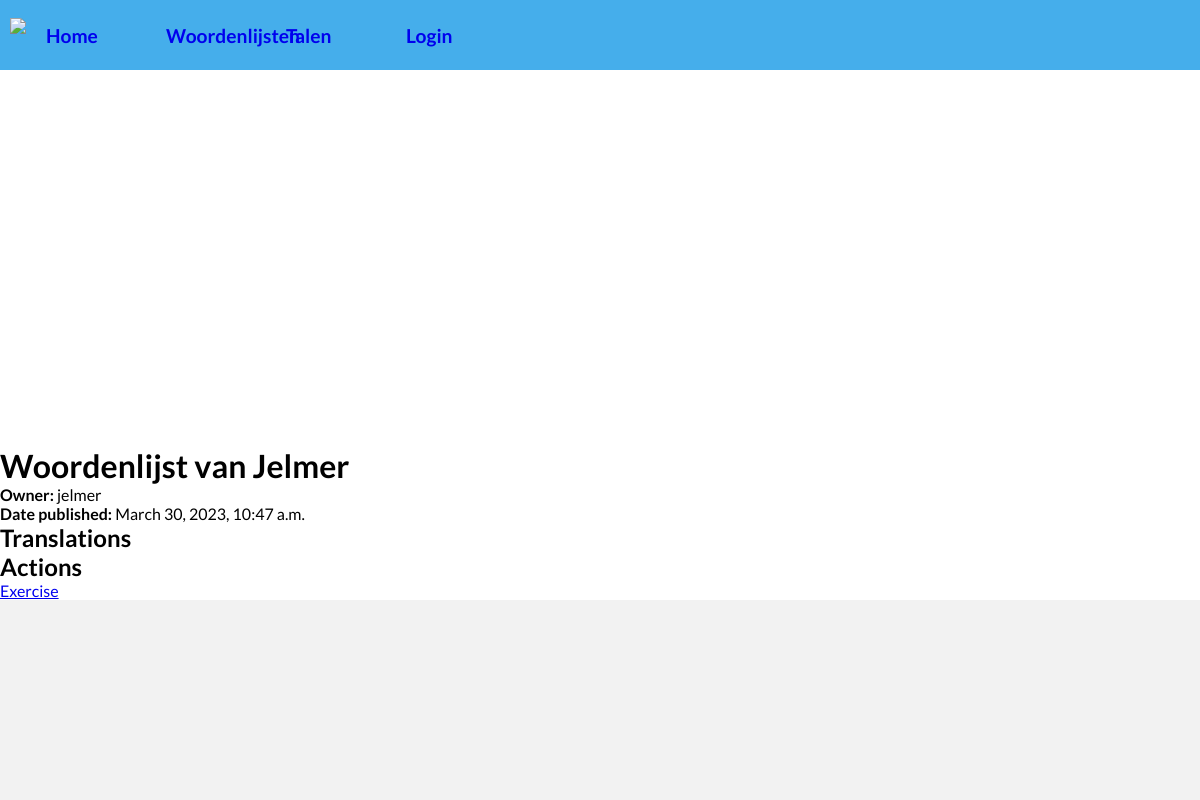
The app's page /quiz/wordlist/3/ with its own data.
### quiz/models.py (models this page shows, shortened)
class Wordlist(models.Model):
    owner = models.ForeignKey(
        settings.AUTH_USER_MODEL, related_name='wordlists', on_delete=models.SET_NULL, null=True)
    name = models.CharField(max_length=200)
    date_published = models.DateTimeField('date published', default=now)
    VISIBILITY_STATUS = (
        ('pr', 'Private'),
        ('pl', 'Public'),
        ('re', 'Under review'),
    )
    visibility = models.CharField(
        max_length=2,
        choices=VISIBILITY_STATUS,
        default='pr',
        help_text='Visibily status',
    )
    def get_absolute_exersice_url(self):
        return reverse('wordlist-exercise', kwargs={"pk": self.pk})

### accounts/models.py (models this page shows)
class UserProfile(AbstractUser):
    pass

### quiz/views.py (the view)
# urls.py: path('wordlist/<int:pk>/', views.WordlistDetailView.as_view(),
class WordlistDetailView(generic.DetailView):
    model = Wordlist
    template_name = 'quiz/wordlist_detail.html'
    context_object_name = 'wordlist'

### quiz/templates/quiz/wordlist_detail.html (shortened to what this page needs)
{% extends 'quiz/base_generic.html' %}
{% block content %}
<h1>{{ wordlist.name }}</h1>
<p><strong>Owner:</strong> {{ wordlist.owner.get_username }}</p>
<p><strong>Date published:</strong> {{ wordlist.date_published }}</p>
<div>
    <h2>Translations</h2>
</div>
<div>
    <h2>Actions</h2>
    <a href="{{wordlist.get_absolute_exersice_url}}">Exercise</a>
</div>
{% endblock content %}

### quiz/static/quiz/css/base.css (style rules this page uses)
:root { --bg-color: white; }
* { margin: 0; box-sizing: border-box; }
body { background-color: var(--bg-color); font-family: 'Lato', sans-serif; display: grid; grid-template-rows: auto 1fr auto; min-height: 100vh; }

### records on screen
Wordlist: name "Woordenlijst van Jelmer", owner.get_username "jelmer", date_published "March 30, 2023, 10:47 a.m."
